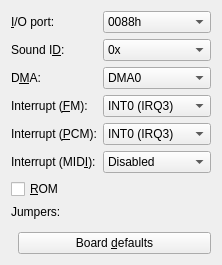
     <widget class="QWidget" name="snd118Tab">
      <attribute name="title">
       <string notr="true">118</string>
      </attribute>
      <layout class="QVBoxLayout" name="snd118TabLayout">
       <item>
        <layout class="QFormLayout" name="snd118TabForm">
         <item row="0" column="0">
          <widget class="QLabel" name="SND118IOLabel">
           <property name="text">
            <string>&amp;I/O port:</string>
           </property>
           <property name="buddy">
            <cstring>SND118IO</cstring>
           </property>
          </widget>
         </item>
         <item row="0" column="1">
          <widget class="QComboBox" name="SND118IO">
           <item>
            <property name="text">
             <string notr="true">0088h</string>
            </property>
           </item>
           <item>
            <property name="text">
             <string notr="true">0188h</string>
            </property>
           </item>
           <item>
            <property name="text">
             <string notr="true">0288h</string>
            </property>
           </item>
           <item>
            <property name="text">
             <string notr="true">0388h</string>
            </property>
           </item>
          </widget>
         </item>
         <item row="1" column="0">
          <widget class="QLabel" name="SND118IDLabel">
           <property name="text">
            <string>Sound I&amp;D:</string>
           </property>
           <property name="buddy">
            <cstring>SND118ID</cstring>
           </property>
          </widget>
         </item>
         <item row="1" column="1">
          <widget class="QComboBox" name="SND118ID">
           <item>
            <property name="text">
             <string notr="true">0x</string>
            </property>
           </item>
           <item>
            <property name="text">
             <string notr="true">1x</string>
            </property>
           </item>
           <item>
            <property name="text">
             <string notr="true">2x</string>
            </property>
           </item>
           <item>
            <property name="text">
             <string notr="true">3x</string>
            </property>
           </item>
           <item>
            <property name="text">
             <string notr="true">4x</string>
            </property>
           </item>
           <item>
            <property name="text">
             <string notr="true">5x</string>
            </property>
           </item>
           <item>
            <property name="text">
             <string notr="true">6x</string>
            </property>
           </item>
           <item>
            <property name="text">
             <string notr="true">7x</string>
            </property>
           </item>
           <item>
            <property name="text">
             <string notr="true">8x</string>
            </property>
           </item>
          </widget>
         </item>
         <item row="2" column="0">
          <widget class="QLabel" name="SND118DMALabel">
           <property name="text">
            <string>D&amp;MA:</string>
           </property>
           <property name="buddy">
            <cstring>SND118DMA</cstring>
           </property>
          </widget>
         </item>
         <item row="2" column="1">
          <widget class="QComboBox" name="SND118DMA">
           <item>
            <property name="text">
             <string notr="true">DMA0</string>
            </property>
           </item>
           <item>
            <property name="text">
             <string notr="true">DMA1</string>
            </property>
           </item>
           <item>
            <property name="text">
             <string notr="true">DMA3</string>
            </property>
           </item>
          </widget>
         </item>
         <item row="3" column="0">
          <widget class="QLabel" name="SND118INTFLabel">
           <property name="text">
            <string>Interrupt (&amp;FM):</string>
           </property>
           <property name="buddy">
            <cstring>SND118INTF</cstring>
           </property>
          </widget>
         </item>
         <item row="3" column="1">
          <widget class="QComboBox" name="SND118INTF">
           <item>
            <property name="text">
             <string notr="true">INT0 (IRQ3)</string>
            </property>
           </item>
           <item>
            <property name="text">
             <string notr="true">INT41 (IRQ10)</string>
            </property>
           </item>
           <item>
            <property name="text">
             <string notr="true">INT5 (IRQ12)</string>
            </property>
           </item>
           <item>
            <property name="text">
             <string notr="true">INT6 (IRQ13)</string>
            </property>
           </item>
          </widget>
         </item>
         <item row="4" column="0">
          <widget class="QLabel" name="SND118INTPLabel">
           <property name="text">
            <string>Interrupt (&amp;PCM):</string>
           </property>
           <property name="buddy">
            <cstring>SND118INTP</cstring>
           </property>
          </widget>
         </item>
         <item row="4" column="1">
          <widget class="QComboBox" name="SND118INTP">
           <item>
            <property name="text">
             <string notr="true">INT0 (IRQ3)</string>
            </property>
           </item>
           <item>
            <property name="text">
             <string notr="true">INT1 (IRQ5)</string>
            </property>
           </item>
           <item>
            <property name="text">
             <string notr="true">INT41 (IRQ10)</string>
            </property>
           </item>
           <item>
            <property name="text">
             <string notr="true">INT5 (IRQ12)</string>
            </property>
           </item>
          </widget>
         </item>
         <item row="5" column="0">
          <widget class="QLabel" name="SND118INTMLabel">
           <property name="text">
            <string>Interrupt (MID&amp;I):</string>
           </property>
           <property name="buddy">
            <cstring>SND118INTM</cstring>
           </property>
          </widget>
         </item>
         <item row="5" column="1">
          <widget class="QComboBox" name="SND118INTM">
           <item>
            <property name="text">
             <string>Disabled</string>
            </property>
           </item>
           <item>
            <property name="text">
             <string notr="true">INT41 (IRQ10)</string>
            </property>
           </item>
          </widget>
         </item>
         <item row="6" column="0" colspan="2">
          <widget class="QCheckBox" name="SND118ROM">
           <property name="text">
            <string>&amp;ROM</string>
           </property>
          </widget>
         </item>
        </layout>
       </item>
       <item>
        <layout class="QHBoxLayout" name="snd118TabDipRow">
         <item>
          <widget class="QLabel" name="snd118JumperLabel">
           <property name="text">
            <string>Jumpers:</string>
           </property>
          </widget>
         </item>
         <item>
          <widget class="DipSwView" name="snd118Jumper"/>
         </item>
         <item>
          <spacer name="snd118JumperSpacer">
           <property name="orientation">
            <enum>Qt::Horizontal</enum>
           </property>
          </spacer>
         </item>
        </layout>
       </item>
       <item>
        <spacer name="snd118TabSpacer">
         <property name="orientation">
          <enum>Qt::Vertical</enum>
         </property>
        </spacer>
       </item>
       <item>
        <layout class="QHBoxLayout" name="snd118TabButtons">
         <item>
          <spacer name="snd118TabButtonSpacer">
           <property name="orientation">
            <enum>Qt::Horizontal</enum>
           </property>
          </spacer>
         </item>
         <item>
          <widget class="QPushButton" name="snd118TabDefaults">
           <property name="text">
            <string>Board &amp;defaults</string>
           </property>
          </widget>
         </item>
        </layout>
       </item>
      </layout>
     </widget>
